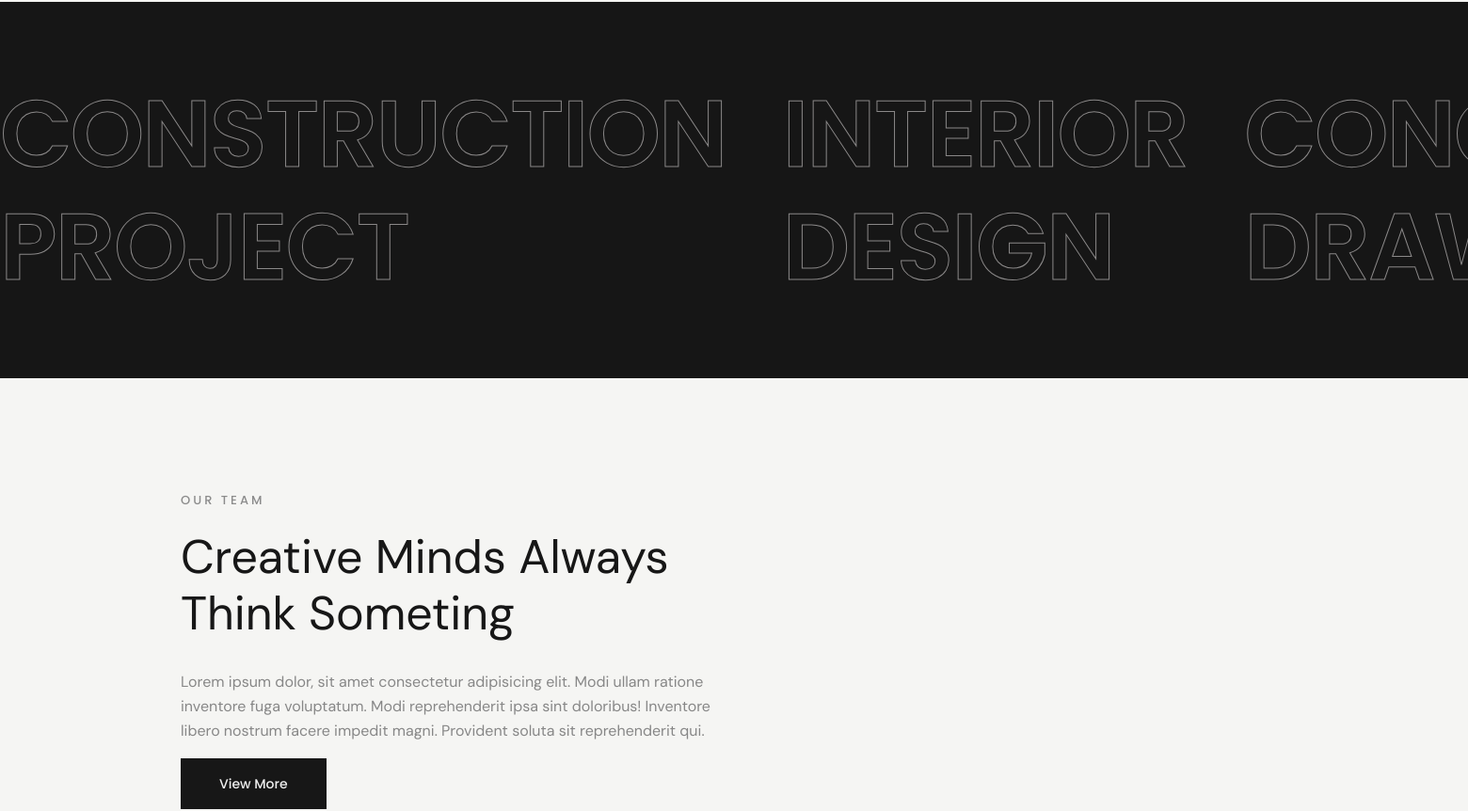
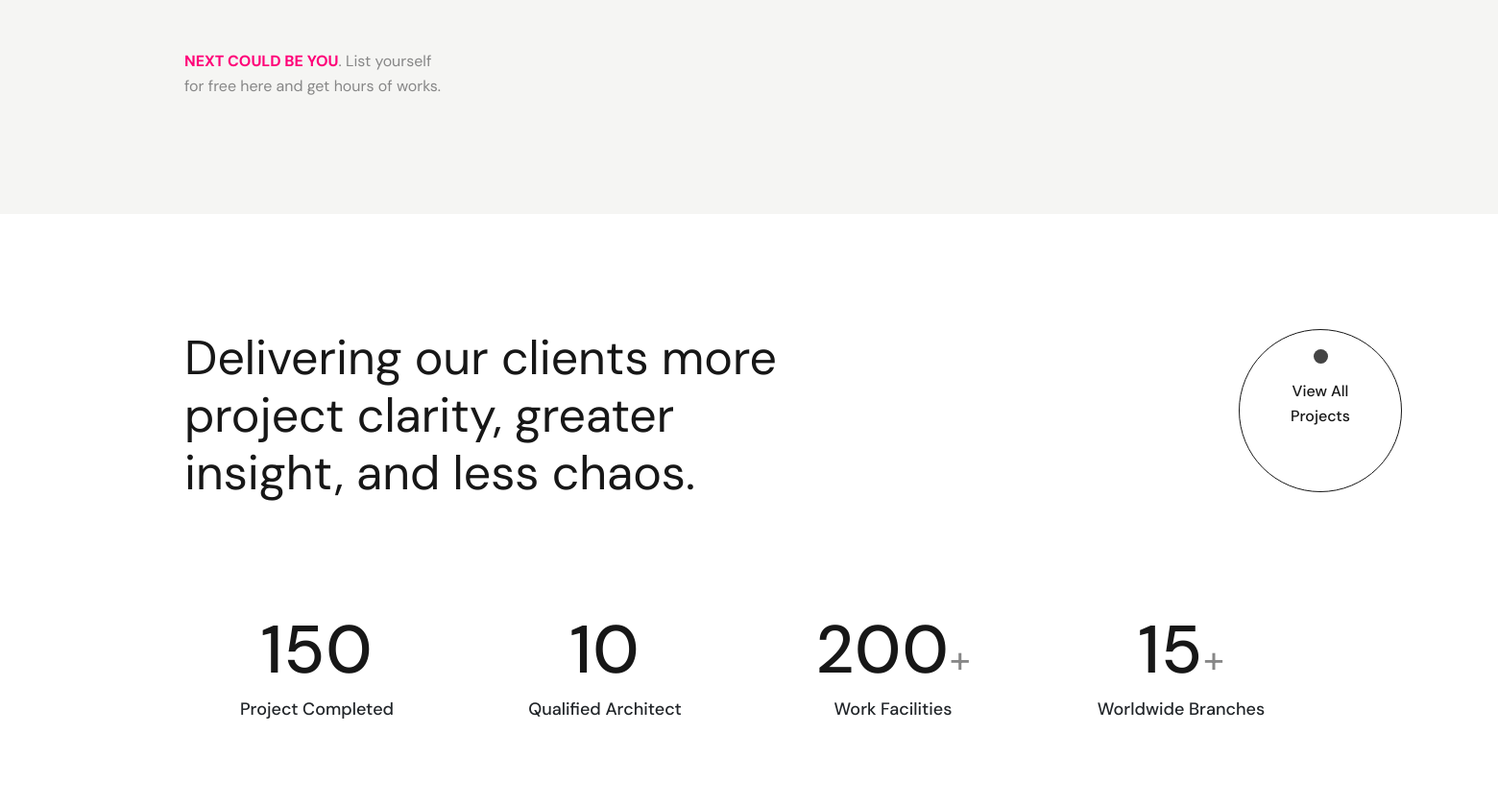
The app's page /architectures/ (middle part), older data (2 pictures, top to bottom).
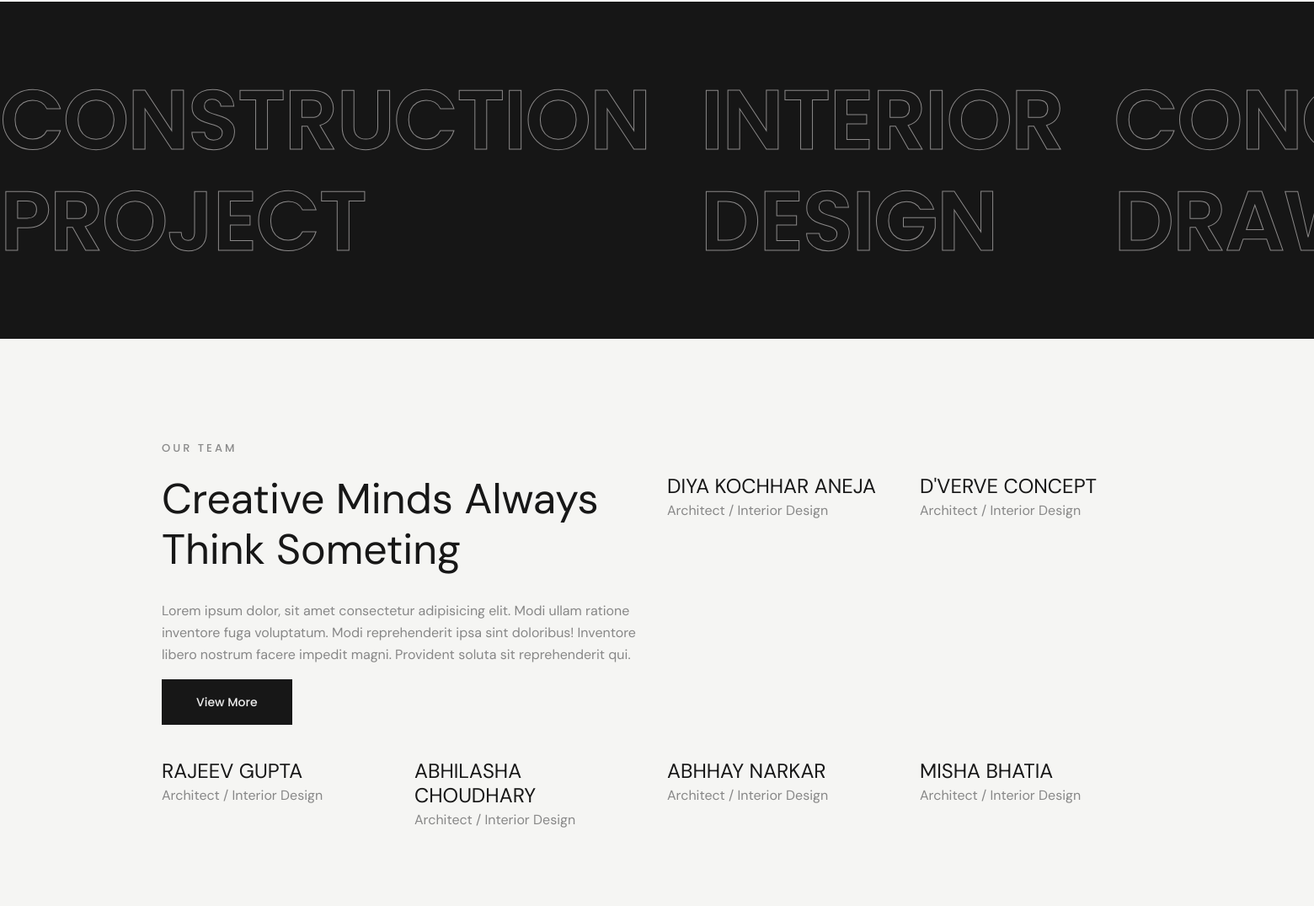
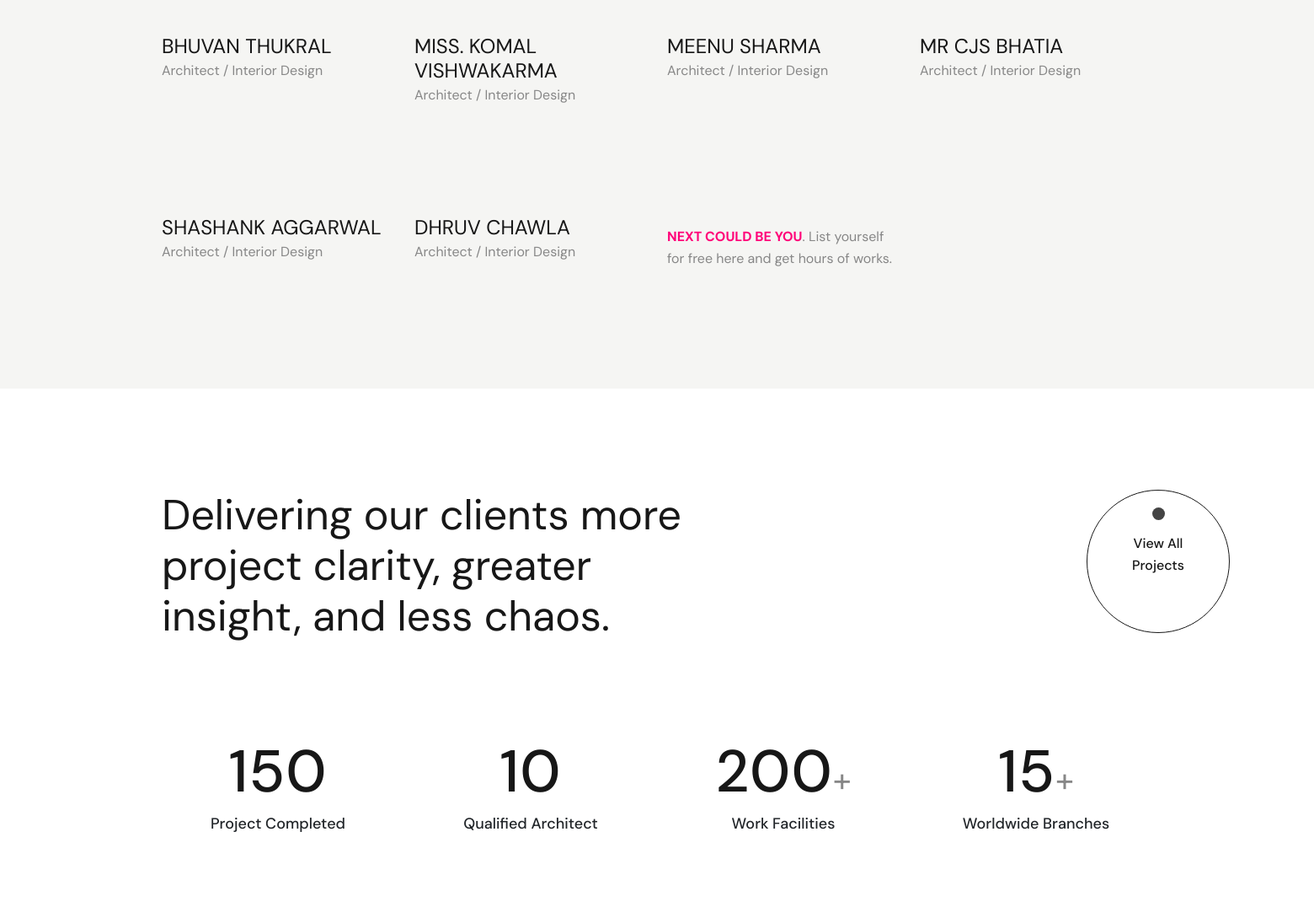
The same page, newer data (2 pictures, top to bottom).
### core/models.py (models this page shows, shortened)
class Architecture(models.Model):
    aid = ShortUUIDField(unique=True, max_length=30, prefix="arch", alphabet="abcdefgh12345")
    user = models.ForeignKey(User, on_delete=models.SET_NULL, null=True)
    name = models.CharField(max_length=100, default="CJS BHATIA...")
    contact = models.CharField(max_length=100, default="+91-")
    email = models.CharField(max_length=100, default="@gmail.com")
    address = models.CharField(max_length=100, default="South Delhi...")
    description = models.TextField(null=True, blank=True, default="about yourself...")
    instagram = models.CharField(max_length=100, default="@instagram.com")
    facebook = models.CharField(max_length=100, default="@facebook.com")
    linkedin = models.CharField(max_length=100, default="@linkedin.com")
    twitter = models.CharField(max_length=100, default="@twitter.com")
    meta_description = models.CharField(max_length=100)
    meta_title = models.CharField(max_length=100)
    meta_tag = models.CharField(max_length=100)
    featured = models.BooleanField(default=False)
    sku = ShortUUIDField(unique=True, max_length=50, prefix="sku", alphabet="12345678900")
    date = models.DateTimeField(auto_now_add=True)
    updated = models.DateTimeField(null=True)
    image = models.ImageField(upload_to=user_directory_path, default="architecture.jpg")
    class Meta:
        verbose_name_plural = "Architecture"

### core/views.py (the view)
# urls.py: path("architectures/", arch, name="arch"),
def arch(request):
    architectures = Architecture.objects.filter(featured=True)
    architecture = Architecture.objects.filter(featured=False)
    archi = Architecture.objects.all()
    context = {
        "architectures": architectures,
        "architecture": architecture,
        "archi": archi,
    }
    return render(request, "arch/index.html", context)

### core/context_processor.py (called while the page is built)
def default(request):
    product = Main_category.objects.all()
    return {
        'main_cat': product,
    }

### templates/arch/index.html (shortened to what this page needs)
{% load static %}
<!DOCTYPE html>
<html lang="en">
<head>
    <link href="{% static "arch/assets/css/bootstrap.min.css" %}" rel="stylesheet">
    <link href="{% static "arch/assets/css/line-awesome.min.css" %}" rel="stylesheet">
    <link href="{% static "arch/assets/css/fontAwesomePro.css" %}" rel="stylesheet">
    <link href="{% static "arch/assets/css/animate.css" %}" rel="stylesheet">
    <link href="{% static "arch/assets/css/barfiller.css" %}" rel="stylesheet">
    <link href="{% static "arch/assets/css/magnific-popup.css" %}" rel="stylesheet">
    <link href="{% static "arch/assets/css/flaticon.css" %} " rel="stylesheet">
    <link href="{% static "arch/assets/css/owl.carousel.css" %}" rel="stylesheet">
    <link href="{% static "arch/assets/css/slick.css" %}" rel="stylesheet">
    <link href="{% static "arch/assets/css/nice-select.css" %}" rel="stylesheet">
    <link href="{% static "arch/assets/css/backToTop.css" %}" rel="stylesheet">
    <link href="{% static "arch/assets/css/metismenu.css" %}" rel="stylesheet">
    <link href="{% static "arch/assets/css/style.css" %}" rel="stylesheet">
    <link href="{% static "arch/assets/css/responsive.css" %}" rel="stylesheet">
</head>
<body>
    <div class="feature_wrap">
        <div class="feature_item" data-background="{% static "arch/assets/img/feature-bg.jpg" %}">
            <h5>Construction Project</h5>
            <h5>Interior Design</h5>
            <h5>Concept Drawings</h5>
        </div>
    </div>
      <div class="team-section gray-bg section-padding pb-60">
        <div class="container">
            <div class="row">
                <div class="col-xl-6 col-lg-6">
                    <div class="section-title">
                        <h6>Our Team</h6>
                        <h2>Creative Minds Always <br>
                            Think Someting</h2>
                    </div>
                    <p>Lorem ipsum dolor, sit amet consectetur adipisicing elit. Modi ullam ratione inventore fuga voluptatum. Modi reprehenderit ipsa sint doloribus! Inventore libero nostrum facere impedit magni. Provident soluta sit reprehenderit qui.</p>
                    <a href="" class="theme-btn">View More</a>
                </div>
                <div class="col-xl-6 col-lg-6">
                    <div class="row">
                        {% for archi in architecture %}
                        <div class="col-xl-6 col-lg-6 col-md-6">
                            <div class="single-team-item">
                                <div class="team-img">
                                </div>
                                <div class="team-info">
                                    <a href="{% url 'core:arch_name' archi.name %}"><h5>{{archi.name}}</h5></a>
                                    <p>Architect / Interior Design</p>
                                </div>
                                <div class="social-icon">
                                    <a><i class="lab la-facebook-f"></i></a>
                                    <a><i class="lab la-twitter"></i></a>
                                    <a><i class="lab la-linkedin"></i></a>
                                </div>
                            </div>
                        </div>
                        {% endfor %}
                    </div>
                </div>
            </div>
            <div class="row">
                 {% for arch in architectures %}
                <div class="col-xl-3 col-lg-3 col-md-6">
                    <div class="single-team-item">
                        <div class="team-img">
                        </div>
                        <div class="team-info">
                            <a href="{% url 'core:arch_name' arch.name %}"><h5>{{arch.name}}</h5></a>
                            <p>Architect / Interior Design</p>
                        </div>
                        <div class="social-icon">
                            <a><i class="lab la-facebook-f"></i></a>
                            <a><i class="lab la-twitter"></i></a>
                            <a><i class="lab la-linkedin"></i></a>
                        </div>
                    </div>
                </div>
                {% endfor %}
                <div class="col-xl-3 col-lg-3 col-md-6">
                    <div class="single-team-item">
                        <div class="team-img">
                        </div>
                        <div class="team-info">
                            <p><span style="color: #FF0078;"><b>NEXT COULD BE YOU</b></span>. List yourself for free here and get hours of works.</p>
                        </div>
                    </div>
                </div>
            </div>
        </div>
    </div>
    <div class="project-section section-padding pb-90" id="projects">
        <div class="container">
            <div class="row">
                <div class="col-xl-7 col-lg-7">
                    <div class="section-title">
                        <h2>Delivering our clients more
                            project clarity, greater insight,
                            and less chaos.</h2>
                    </div>
                </div>
            </div>
        </div>
        <div class="explore-btn">
            <a href="">View All Projects<i class="las la-arrow-right"></i></a>
        </div>
    </div>
    <div class="counter-section section-padding pt-0 pb-30">
        <div class="container">
            <div class="row">
                <div class="col-lg-3 col-md-6 col-sm-6">
                    <div class="single-counter-box">
                        <p class="counter-number"><span>150</span></p>
                        <h6>Project Completed</h6>
                    </div>
                </div>
                <div class="col-lg-3 col-md-6 col-sm-6">
                    <div class="single-counter-box">
                        <p class="counter-number"><span>10</span></p>
                        <h6>Qualified Architect</h6>
                    </div>
                </div>
                <div class="col-lg-3 col-md-6 col-sm-6">
                    <div class="single-counter-box">
                        <p class="counter-number"><span>200</span>+</p>
                        <h6>Work Facilities</h6>
                    </div>
                </div>
                <div class="col-lg-3 col-md-6 col-sm-6">
                    <div class="single-counter-box">
                        <p class="counter-number"><span>15</span>+</p>
                        <h6>Worldwide Branches</h6>
                    </div>
                </div>
            </div>
        </div>
    </div>
</body>
</html>

### static/arch/assets/css/barfiller.css (style rules this page uses)
body { font-family: Arial; background: #eee; }

### static/arch/assets/css/style.css (style rules this page uses)
html, body { height: 100%; -moz-osx-font-smoothing: grayscale; -webkit-font-smoothing: antialiased; scroll-behavior: smooth; }
body { font-family: "DM Sans", sans-serif; font-size: 16px; line-height: 26px; font-weight: 400; position: relative; z-index: 1; background: #FFF; overflow-x: hidden; }
h1, h2, h3, h4, h5, h6 { position: relative; font-family: "DM Sans", sans-serif; font-weight: 400; margin: 0; }
h2 { font-size: 50px; }
p { font-family: "DM Sans", sans-serif; font-size: 16px; font-weight: 400; line-height: 26px; position: relative; color: #878787; }
.section-padding { padding: 120px 0; }
.pt-0 { padding-top: 0; }
.pb-30 { padding-bottom: 30px; }
.pb-60 { padding-bottom: 60px; }
.pb-90 { padding-bottom: 90px; }
.section-title { position: relative; margin-bottom: 30px; }
.section-title h2 { font-size: 50px; font-weight: 400; line-height: 60px; color: #171717; }
.section-title h6 { color: #8b8b8b; font-family: "Poppins", sans-serif; font-size: 13px; font-weight: 500; line-height: 20px; letter-spacing: 3px; text-transform: uppercase; margin-bottom: 20px; }
.theme-btn, .bordered-btn { display: inline-block; background: #171717; color: #eee; font-family: "Poppins", sans-serif; font-size: 14px; font-weight: 500; line-height: 20px; padding: 16px 40px; border: 1px solid #171717; text-align: center; vertical-align: middle; cursor: pointer; -webkit-transition: 0.3s; transition: 0.3s; }
.container { max-width: 1200px; }
.gray-bg { background: #F5F5F3; }
.explore-btn { width: 170px; height: 170px; border: 1px solid #171717; border-radius: 50%; display: inline-flex; justify-content: center; align-items: center; padding: 30px; position: absolute; right: 100px; top: 120px; transition: 0.4s; }
.explore-btn a { font-size: 16px; line-height: 26px; font-weight: 500; color: #171717; margin-top: 20px; text-align: center; }
.explore-btn i { font-size: 25px; transform: rotate(-45deg); margin-left: 10px; display: block; margin-top: 10px; }
.explore-btn:after { position: absolute; content: ""; top: 20px; left: 50%; width: 15px; height: 15px; background: #444; border-radius: 50%; margin-left: -7px; }
.feature_item { display: flex; align-items: center; height: 100px; background: #171717; }
.feature_item h5 { color: #fff; font-size: 24px; font-weight: 400; margin-right: 60px; }
.feature_wrap { position: relative; z-index: 1; }
.feature_wrap:after { position: absolute; content: ""; top: 0; left: 0; width: 100%; height: 100%; background: #171717; opacity: 0.5; }
.feature_item { display: flex; align-items: center; height: 400px; background-size: cover; background-position: center; background-repeat: no-repeat; }
.feature_item h5 { color: #fff; font-family: "Poppins", sans-serif; font-size: 100px; font-weight: 600; text-transform: uppercase; margin-right: 60px; color: transparent; -webkit-text-stroke: 0.8px #FFFBFB; -webkit-text-stroke-width: 1px; letter-spacing: -2px; }
.project-section { position: relative; }
.single-counter-box { text-align: center; margin-bottom: 60px; }
.single-counter-box .counter-number span { font-size: 70px; font-weight: 500; line-height: 1; letter-spacing: 1px; color: #171717; }
.single-counter-box p.counter-number { font-size: 40px; }
.single-counter-box h6 { font-size: 18px; font-weight: 500; }
.team-info h5 { font-size: 24px; margin-top: 15px; }
.team-info p { font-size: 16px; margin: 0; }
.social-icon { font-size: 18px; }
.social-icon a i { font-size: 18px; margin-right: 10px; color: #777; margin-top: 5px; }
.single-team-item { margin-bottom: 60px; }

Row changes from the older to the newer data that the page shows:
added Architecture: name "DIYA KOCHHAR ANEJA", shown under "Creative Minds Always Think Someting"
added Architecture: name "D'VERVE CONCEPT", shown under "Creative Minds Always Think Someting"
added Architecture: name "RAJEEV GUPTA"
added Architecture: name "ABHILASHA CHOUDHARY"
added Architecture: name "ABHHAY NARKAR"
added Architecture: name "MISHA BHATIA"
added Architecture: name "BHUVAN THUKRAL"
added Architecture: name "MISS. KOMAL VISHWAKARMA"
added Architecture: name "MEENU SHARMA"
added Architecture: name "MR CJS BHATIA"
added Architecture: name "SHASHANK AGGARWAL"
added Architecture: name "DHRUV CHAWLA"
